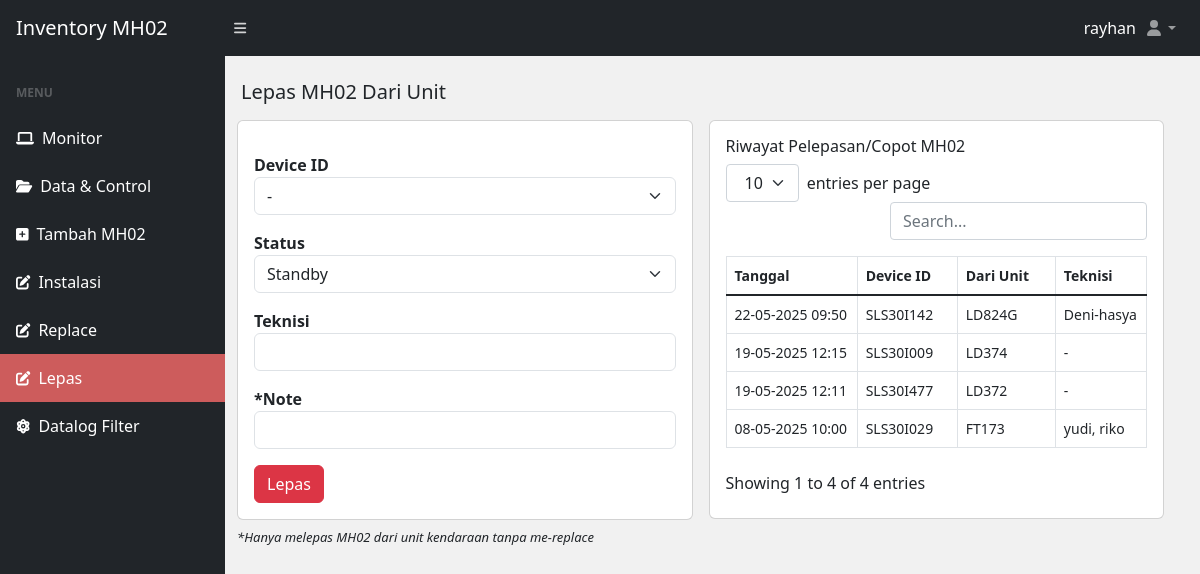
Page /lepas-unit.php (signed in) on the earlier database version.
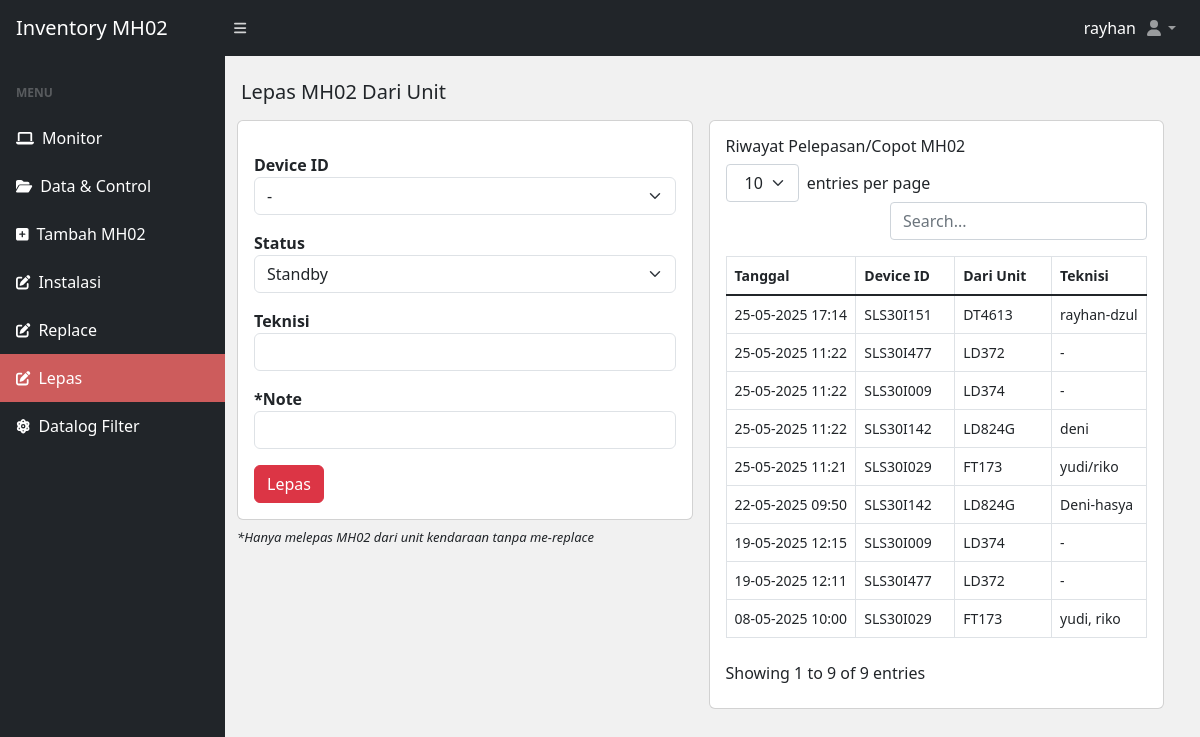
Same page on the later database version.
### tables this page shows
CREATE TABLE `lepas_device` (
  `id` int(11) NOT NULL,
  `tanggal` varchar(55) NOT NULL,
  `deviceid` varchar(55) NOT NULL,
  `unit` varchar(55) NOT NULL,
  `teknisi` varchar(55) NOT NULL
);

### lepas-unit.php (the view, shortened to what this page needs)
<?php
include("database/db.php");
?>
<!DOCTYPE html>
<html lang="en">
<head>
  <?php include('./include/meta.php') ?>
</head>
<body class="sb-nav-fixed">
  <?php include('./include/nav.php') ?>
  <div id="layoutSidenav">
    <?php include('./include/sidenav.php') ?>
    <div id="layoutSidenav_content">
    <main>
        <div class="container-fluid px-3">
            <h5 class="mt-4">Lepas MH02 Dari Unit</h4>
            <div class="col-md-12 row">
              <div class="col-md-6 p-2">
                <div class="card">
                    <div class="card-body">
                        <form class="row g-3" method="POST" enctype="multipart/form-data">
                        <div class="">
                        <label for="" class="form-label-md mt-3"><b>Device ID</b></label>
                        <select name="device_id" class="form-select" id="" require>
                            <option>-</option>
                        </select>
                        <label for="" class="form-label-md mt-3"><b>Status</b></label>
                        <select name="status" class="form-select" id="" require>
                            <option value="standby">Standby</option>
                        </select>
                        <label for="" class="form-label-md mt-3"><b>Teknisi</b></label>
                        <input type="text" class="form-control" placeholder="" name="teknisi">
                        <label for="" class="form-label-md mt-3"><b>*Note</b></label>
                        <input type="text" class="form-control" placeholder="" name="note">
                        <input type="submit" class="btn btn-danger mt-3" name="submit" value="Lepas" />
                        </div>
                        </form>
                    </div>
                </div>
                <p class="mt-2" style="font-size: small;"><i>*Hanya melepas MH02 dari unit kendaraan tanpa me-replace</i></p>
              </div>
              <?php
                  $get_riwayat = mysqli_query($conn, "SELECT * FROM lepas_device ORDER BY tanggal DESC");
                  ?>
              <div class="col-md-6 p-2">
                <div class="card card-body">
                  <h6>Riwayat Pelepasan/Copot MH02</h6>
                  <table id="datatablesSimple">
                    <thead>
                    <tr>
                      <th>Tanggal</th>
                      <th>Device ID</th>
                      <th>Dari Unit</th>
                      <th>Teknisi</th>
                    </tr>
                    </thead>
                    <?php
                    while ($riw = mysqli_fetch_array($get_riwayat)) {
                    ?>
                    <tr>
                      <td><?= $riw['tanggal'] ?></td>
                      <td><?= $riw['deviceid'] ?></td>
                      <td><?= $riw['unit'] ?></td>
                      <td><?= $riw['teknisi'] ?></td>
                    </tr>
                    <?php }?>
                  </table>
                </div>
              </div>
            </div>
        </div>
    </main>
    </div>
  </div>
</body>
</html>

### include/meta.php (shortened to what this page needs)
<link href="./css/styles.css" rel="stylesheet" />
<link rel="stylesheet" href="./bootstrap/css/bootstrap.min.css">

### include/nav.php (shortened to what this page needs)
<nav class="sb-topnav navbar navbar-expand navbar-dark bg-dark">
      <a class="navbar-brand ps-3" href="index.php">Inventory MH02</a>
      <button class="btn btn-link btn-sm order-1 order-lg-0 me-4 me-lg-0" id="sidebarToggle" href="#!">
         <i class="fas fa-bars"></i>
      </button>
      <div class="navbar-nav ps-3 d-md-inline-block form-inline ms-auto" style="color: white; text-decoration: none">
         <p><?php echo "<p>" . $_SESSION['admin']['username'] . "</p>" ?></p>
      </div>
      <ul class="navbar-nav me-0 me-md-3 my-2 my-md-0">
         <li class="nav-item dropdown">
            <a class="nav-link dropdown-toggle" id="navbarDropdown" href="#" role="button" data-bs-toggle="dropdown" aria-expanded="false"><i class="fas fa-user fa-fw"></i></a>
         </li>
      </ul>
   </nav>

### include/sidenav.php
<div id="layoutSidenav_nav">
         <nav class="sb-sidenav accordion sb-sidenav-dark" id="sidenavAccordion">
            <div class="sb-sidenav-menu">
               <div class="nav">
                  <div class="sb-sidenav-menu-heading">Menu</div>
                  <a class="nav-link monitor" href="dashboard.php">
                     <div class="sb-nav-link-icon">
                        <i class="fas fa-laptop"></i>
                     </div>
                     Monitor
                  </a>
                  <a class="nav-link data" href="index.php">
                     <div class="sb-nav-link-icon">
                        <i class="fas fa-folder-open"></i>
                     </div>
                     Data & Control
                  </a>
                  <a class="nav-link tambah" href="tambah-unit.php">
                     <div class="sb-nav-link-icon">
                        <i class="fas fa-plus-square"></i>
                     </div>
                     Tambah MH02
                  </a>
                  <a class="nav-link instalasi" href="pasang-baru.php">
                     <div class="sb-nav-link-icon">
                        <i class="fas fa-edit"></i>
                     </div>
                     Instalasi
                  </a>
                  <a class="nav-link replace" href="replace-unit.php">
                     <div class="sb-nav-link-icon">
                        <i class="fas fa-edit"></i>
                     </div>
                     Replace
                  </a>
                  <a class="nav-link lepas" href="lepas-unit.php">
                     <div class="sb-nav-link-icon">
                        <i class="fas fa-edit"></i>
                     </div>
                     Lepas
                  </a>
                  <a class="nav-link datalog" href="datalog.php">
                     <div class="sb-nav-link-icon">
                        <i class="fas fa-atom"></i>
                     </div>
                     Datalog Filter
                  </a>
               </div>
            </div>
         </nav>
      </div>

### lepas-unit.php (style rules this page uses)
body { background-color: #f1f1f1; }
.lepas { background-color:indianred; }

Differences in the rows shown:
added lepas_device: tanggal "25-05-2025 17:14", deviceid "SLS30I151", unit "DT4613", teknisi "rayhan-dzul"
added lepas_device: tanggal "25-05-2025 11:22", deviceid "SLS30I477", unit "LD372", teknisi "-"
added lepas_device: tanggal "25-05-2025 11:22", deviceid "SLS30I009", unit "LD374", teknisi "-"
added lepas_device: tanggal "25-05-2025 11:22", deviceid "SLS30I142", unit "LD824G", teknisi "deni"
added lepas_device: tanggal "25-05-2025 11:21", deviceid "SLS30I029", unit "FT173", teknisi "yudi/riko"
Other differences:
text written by a page script: "entries per page Showing 1 to 4 of 4 entries" → "entries per page Showing 1 to 9 of 9 entries"
